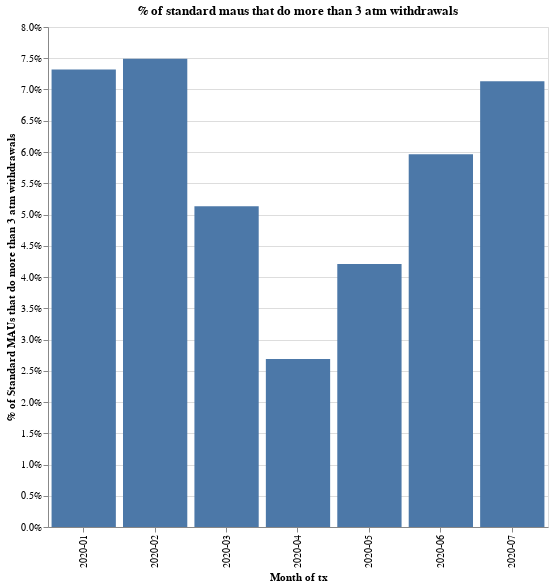

Here is the notebook cell this chart was saved with:
### Code cell
df = pd.read_csv("tier_positioning_recenttx.csv").fillna(0)

# what % of standard maus did a physical card tx?
df["atm"] = 0
df.loc[df["n_atm"] > 3, "atm"] = 1

df = df.groupby(["month"])["atm"].agg("mean").reset_index()

alt.Chart(df).mark_bar().encode(
    x=alt.X("month", axis=alt.Axis(title="Month of tx")),
    y=alt.Y(
        "atm",
        axis=alt.Axis(
            format="%", title="% of Standard MAUs that do more than 3 atm withdrawals"
        ),
    ),
).properties(
    width=500,
    height=500,
    title="% of standard maus that do more than 3 atm withdrawals",
)

### Figure 1 — Vega-Lite specification as saved in the notebook (floating-point values rounded to 4 significant figures)
{"config": {"view": {"continuousWidth": 400, "continuousHeight": 300}}, "data": {"name": "data-6ec72a74b43f2691988aec82fa860026"}, "mark": "bar", "encoding": {"x": {"type": "nominal", "axis": {"title": "Month of tx"}, "field": "month"}, "y": {"type": "quantitative", "axis": {"format": "%", "title": "% of Standard MAUs that do more than 3 atm withdrawals"}, "field": "atm"}}, "height": 500, "title": "% of standard maus that do more than 3 atm withdrawals", "width": 500, "$schema": "https://vega.github.io/schema/vega-lite/v4.0.2.json", "datasets": {"data-6ec72a74b43f2691988aec82fa860026": [{"month": "2020-01", "atm": 0.07322}, {"month": "2020-02", "atm": 0.07494}, {"month": "2020-03", "atm": 0.05134}, {"month": "2020-04", "atm": 0.0269}, {"month": "2020-05", "atm": 0.04209}, {"month": "2020-06", "atm": 0.05965}, {"month": "2020-07", "atm": 0.07132}]}}
